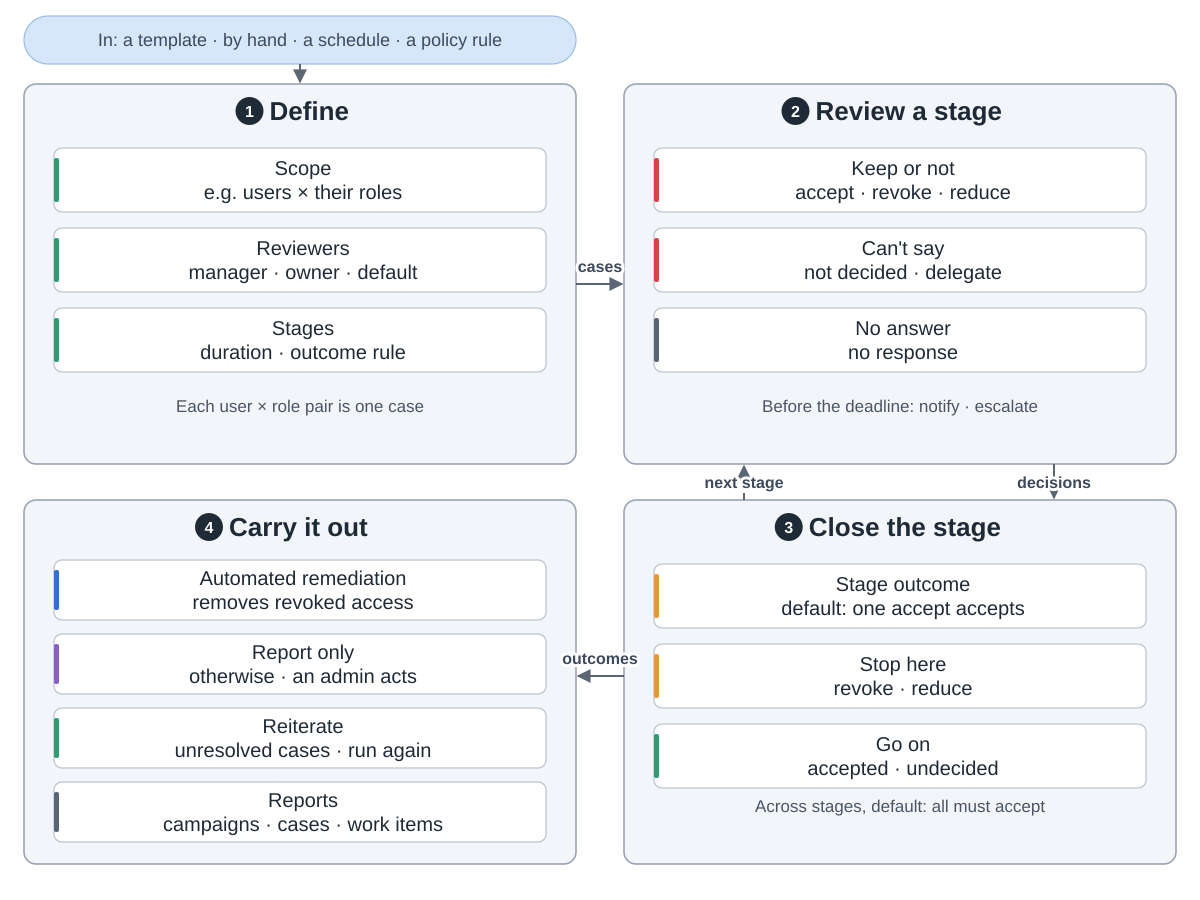

Generate this figure with Python:
"""midPoint access certification: define a campaign, review a stage, close the stage, carry out the decisions.
Snake order: 1 define (top left) -> 2 review a stage (top right) -> 3 close the stage (bottom right, back to 2 for the
next stage) -> 4 carry it out (bottom left).
Drawn from Evolveum/midpoint at commit 160887ba (docs/certification/index.adoc, ad-hoc-certification.adoc,
automated-campaign-scheduling.adoc, reports/index.adoc; infra/schema/.../common-certification-3.xsd;
model/certification-impl AccCertResponseComputationHelper.java and outcomeStrategies/*;
infra/schema/.../CertCampaignTypeUtil.java isRemediationAutomatic).
Where the XSD says the campaign-level default is oneDenyDenies, the code uses allMustAccept; the code wins.
Run: python3 certification.py"""
import sys
from pathlib import Path

sys.path.insert(0, str(Path(__file__).resolve().parents[2] / "tools"))
from archdiagram import Diagram, L, R, GW, T1, H1, T2, H2  # noqa: E402

d = Diagram("Access certification in midPoint",
            "In: a campaign template, started by hand, by a scheduled task, or by a policy rule for an ad-hoc "
            "campaign. "
            "1 Define: the scope picks the objects and what to certify on them, such as users and their roles, "
            "with a filter; each pair is one case. Reviewers are the object's manager, the target's owner and "
            "the like, with a default reviewer as fallback. Each stage has a duration and an outcome rule. "
            "2 Review a stage: reviewers decide each case: accept, revoke or reduce, or not decided or "
            "delegate; a case with no decision is no response. Before the deadline midPoint can notify and "
            "escalate. "
            "3 Close the stage: the stage outcome by default is one accept accepts. Revoke and reduce stop the "
            "review; accepted and undecided cases go on to the next stage. Across stages the default is all "
            "must accept. "
            "4 Carry it out: with automated remediation midPoint removes revoked access; otherwise it is "
            "report only and an admin acts. Unresolved cases can be reiterated, run again by hand unless a delay is set. "
            "Reports cover definitions, campaigns, cases and work items.")

d.pill(L, 16, GW, 48, "In: a template · by hand · a schedule · a policy rule")
d.arrow(f"M{L + GW / 2} 64V{T1 - 2}")

d.group(L, T1, GW, H1, "Define", 1)
d.column(L, T1, [("Scope|e.g. users × their roles", "plan"),
                 ("Reviewers|manager · owner · default", "plan"),
                 ("Stages|duration · outcome rule", "plan")])
d.notes(L, T1, H1, "Each user × role pair is one case", "")

d.group(R, T1, GW, H1, "Review a stage", 2)
d.column(R, T1, [("Keep or not|accept · revoke · reduce", "review"),
                 ("Can't say|not decided · delegate", "review"),
                 ("No answer|no response", "data")])
d.notes(R, T1, H1, "Before the deadline: notify · escalate", "")

d.group(R, T2, GW, H2, "Close the stage", 3)
d.column(R, T2, [("Stage outcome|default: one accept accepts", "critic"),
                 ("Stop here|revoke · reduce", "critic"),
                 ("Go on|accepted · undecided", "plan")])
d.notes(R, T2, H2, "Across stages, default: all must accept", "")

d.group(L, T2, GW, H2, "Carry it out", 4)
d.column(L, T2, [("Automated remediation|removes revoked access", "coding"),
                 ("Report only|otherwise · an admin acts", "write"),
                 ("Reiterate|unresolved cases · run again", "plan"),
                 ("Reports|campaigns · cases · work items", "data")], h=60, gap=14, first=60)

d.arrow(f"M{L + GW} {T1 + 200}H{R - 2}", label="cases", at=(600, T1 + 188))
d.arrow(f"M{R + 430} {T1 + H1}V{T2 - 2}", label="decisions", at=(R + 430, T1 + H1 + 24))
d.arrow(f"M{R + 120} {T2}V{T1 + H1 + 2}", back=True, label="next stage", at=(R + 120, T1 + H1 + 24))
d.arrow(f"M{R} {T2 + 176}H{L + GW + 2}", label="outcomes", at=(600, T2 + 164))

d.save(Path(__file__).with_name("certification.svg"))
